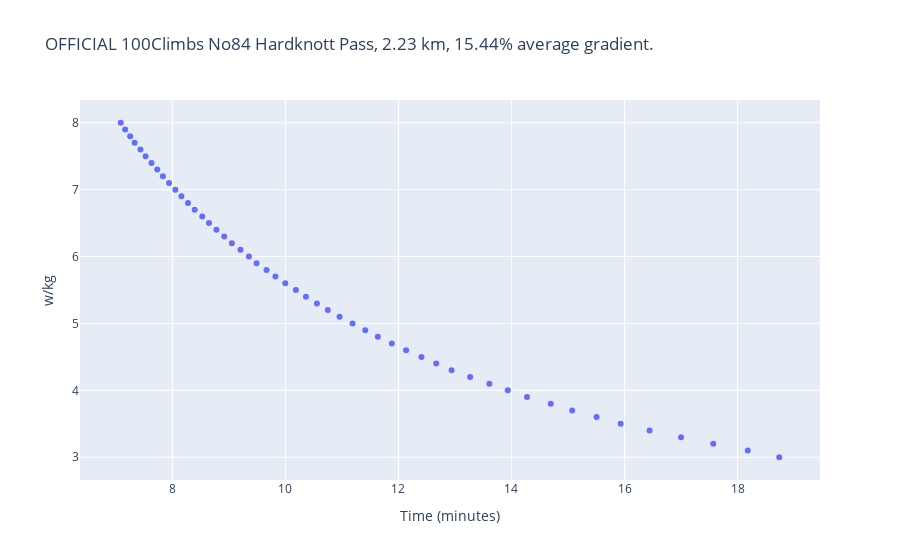

Write notebook code for a chart like this one.
### Code cell
main_runner(id, access_token)

### Figure 1 — Plotly figure (JSON) as saved in the notebook; plotly's stock layout.template omitted (floating-point values rounded to 4 significant figures)
{"data": [{"hovertemplate": "Time (minutes)=%{x}<br>w/kg=%{y}<extra></extra>", "legendgroup": "", "marker": {"color": "#636efa", "symbol": "circle"}, "mode": "markers", "name": "", "orientation": "v", "showlegend": false, "type": "scatter", "x": [18.74, 18.18, 17.57, 17.0, 16.44, 15.93, 15.51, 15.07, 14.7, 14.27, 13.93, 13.61, 13.27, 12.94, 12.67, 12.41, 12.14, 11.88, 11.63, 11.41, 11.19, 10.96, 10.75, 10.56, 10.36, 10.18, 9.998, 9.822, 9.666, 9.489, 9.354, 9.204, 9.052, 8.916, 8.779, 8.648, 8.528, 8.394, 8.276, 8.159, 8.053, 7.941, 7.831, 7.732, 7.63, 7.525, 7.435, 7.332, 7.252, 7.164, 7.086], "xaxis": "x", "y": [3, 3.1, 3.2, 3.3, 3.4, 3.5, 3.6, 3.7, 3.8, 3.9, 4.0, 4.1, 4.2, 4.3, 4.4, 4.5, 4.6, 4.7, 4.8, 4.9, 5.0, 5.1, 5.2, 5.3, 5.4, 5.5, 5.6, 5.7, 5.8, 5.9, 6.0, 6.1, 6.2, 6.3, 6.4, 6.5, 6.6, 6.7, 6.8, 6.9, 7.0, 7.1, 7.2, 7.3, 7.4, 7.5, 7.6, 7.7, 7.8, 7.9, 8.0], "yaxis": "y"}], "layout": {"legend": {"tracegroupgap": 0}, "title": {"text": "OFFICIAL 100Climbs No84 Hardknott Pass, 2.23 km, 15.44% average gradient."}, "xaxis": {"anchor": "y", "domain": [0, 1], "title": {"text": "Time (minutes)"}}, "yaxis": {"anchor": "x", "domain": [0, 1], "title": {"text": "w/kg"}}}}
